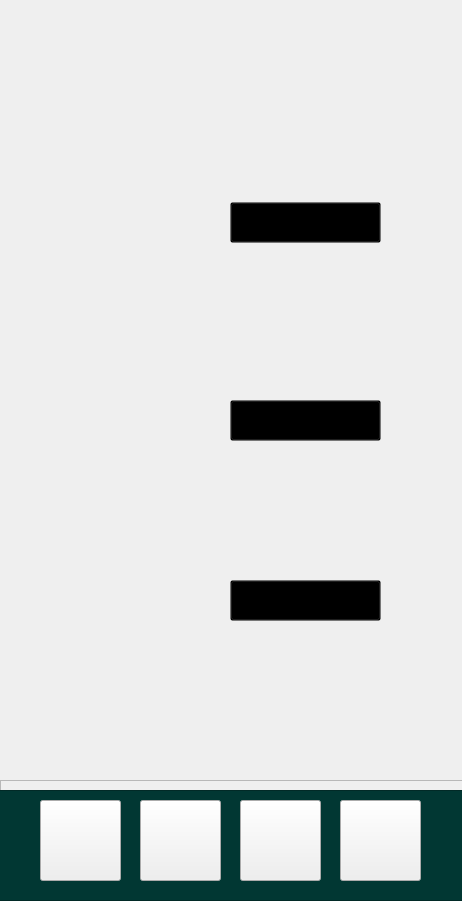
<?xml version="1.0" encoding="UTF-8"?>
<ui version="4.0">
 <class>Form</class>
 <widget class="QWidget" name="Form">
  <property name="geometry">
   <rect>
    <x>0</x>
    <y>0</y>
    <width>462</width>
    <height>901</height>
   </rect>
  </property>
  <property name="minimumSize">
   <size>
    <width>462</width>
    <height>901</height>
   </size>
  </property>
  <property name="maximumSize">
   <size>
    <width>462</width>
    <height>901</height>
   </size>
  </property>
  <property name="windowTitle">
   <string>Form</string>
  </property>
  <widget class="QLabel" name="label">
   <property name="geometry">
    <rect>
     <x>0</x>
     <y>0</y>
     <width>462</width>
     <height>901</height>
    </rect>
   </property>
   <property name="minimumSize">
    <size>
     <width>462</width>
     <height>901</height>
    </size>
   </property>
   <property name="maximumSize">
    <size>
     <width>462</width>
     <height>901</height>
    </size>
   </property>
   <property name="styleSheet">
    <string notr="true">#copy{
background:transparent;
}</string>
   </property>
   <property name="text">
    <string/>
   </property>
   <property name="pixmap">
    <pixmap>fotos/config-fundo.png</pixmap>
   </property>
  </widget>
  <widget class="QFrame" name="a">
   <property name="geometry">
    <rect>
     <x>0</x>
     <y>780</y>
     <width>471</width>
     <height>121</height>
    </rect>
   </property>
   <property name="minimumSize">
    <size>
     <width>81</width>
     <height>81</height>
    </size>
   </property>
   <property name="styleSheet">
    <string notr="true">#barra{
background-color: rgb(1, 55, 51);
}</string>
   </property>
   <property name="frameShape">
    <enum>QFrame::StyledPanel</enum>
   </property>
   <property name="frameShadow">
    <enum>QFrame::Raised</enum>
   </property>
   <widget class="QPushButton" name="config">
    <property name="geometry">
     <rect>
      <x>240</x>
      <y>20</y>
      <width>81</width>
      <height>81</height>
     </rect>
    </property>
    <property name="minimumSize">
     <size>
      <width>81</width>
      <height>81</height>
     </size>
    </property>
    <property name="styleSheet">
     <string notr="true">#menu{
border:none;
}</string>
    </property>
    <property name="text">
     <string/>
    </property>
    <property name="icon">
     <iconset>
      <normaloff>fotos/config.png</normaloff>fotos/config.png</iconset>
    </property>
    <property name="iconSize">
     <size>
      <width>81</width>
      <height>81</height>
     </size>
    </property>
   </widget>
   <widget class="QPushButton" name="menu_4">
    <property name="geometry">
     <rect>
      <x>40</x>
      <y>20</y>
      <width>81</width>
      <height>81</height>
     </rect>
    </property>
    <property name="minimumSize">
     <size>
      <width>81</width>
      <height>81</height>
     </size>
    </property>
    <property name="styleSheet">
     <string notr="true">#menu{
border:none;
}</string>
    </property>
    <property name="text">
     <string/>
    </property>
    <property name="icon">
     <iconset>
      <normaloff>fotos/menu.png</normaloff>fotos/menu.png</iconset>
    </property>
    <property name="iconSize">
     <size>
      <width>81</width>
      <height>81</height>
     </size>
    </property>
   </widget>
   <widget class="QPushButton" name="perfil">
    <property name="geometry">
     <rect>
      <x>340</x>
      <y>20</y>
      <width>81</width>
      <height>81</height>
     </rect>
    </property>
    <property name="minimumSize">
     <size>
      <width>81</width>
      <height>81</height>
     </size>
    </property>
    <property name="styleSheet">
     <string notr="true">#menu{
border:none;
}</string>
    </property>
    <property name="text">
     <string/>
    </property>
    <property name="icon">
     <iconset>
      <normaloff>fotos/perfil.png</normaloff>fotos/perfil.png</iconset>
    </property>
    <property name="iconSize">
     <size>
      <width>81</width>
      <height>81</height>
     </size>
    </property>
   </widget>
   <widget class="QPushButton" name="treino">
    <property name="geometry">
     <rect>
      <x>140</x>
      <y>20</y>
      <width>81</width>
      <height>81</height>
     </rect>
    </property>
    <property name="minimumSize">
     <size>
      <width>81</width>
      <height>81</height>
     </size>
    </property>
    <property name="styleSheet">
     <string notr="true">#menu{
border:none;
}</string>
    </property>
    <property name="text">
     <string/>
    </property>
    <property name="icon">
     <iconset>
      <normaloff>fotos/treino.png</normaloff>fotos/treino.png</iconset>
    </property>
    <property name="iconSize">
     <size>
      <width>81</width>
      <height>81</height>
     </size>
    </property>
   </widget>
   <widget class="QFrame" name="barra">
    <property name="geometry">
     <rect>
      <x>-10</x>
      <y>10</y>
      <width>481</width>
      <height>111</height>
     </rect>
    </property>
    <property name="minimumSize">
     <size>
      <width>81</width>
      <height>81</height>
     </size>
    </property>
    <property name="styleSheet">
     <string notr="true">#barra{
background-color: rgb(1, 55, 51);
}</string>
    </property>
    <property name="frameShape">
     <enum>QFrame::StyledPanel</enum>
    </property>
    <property name="frameShadow">
     <enum>QFrame::Raised</enum>
    </property>
   </widget>
   <zorder>barra</zorder>
   <zorder>config</zorder>
   <zorder>menu_4</zorder>
   <zorder>perfil</zorder>
   <zorder>treino</zorder>
  </widget>
  <widget class="QLabel" name="label_2">
   <property name="geometry">
    <rect>
     <x>-10</x>
     <y>60</y>
     <width>481</width>
     <height>261</height>
    </rect>
   </property>
   <property name="text">
    <string/>
   </property>
   <property name="pixmap">
    <pixmap>../../../Downloads/foto-fundo-config.png</pixmap>
   </property>
   <property name="scaledContents">
    <bool>true</bool>
   </property>
  </widget>
  <widget class="QPushButton" name="copy">
   <property name="geometry">
    <rect>
     <x>230</x>
     <y>202</y>
     <width>151</width>
     <height>41</height>
    </rect>
   </property>
   <property name="styleSheet">
    <string notr="true">#copy{
background-color:transparent;
}</string>
   </property>
   <property name="text">
    <string/>
   </property>
  </widget>
  <widget class="QPushButton" name="sobrenos">
   <property name="geometry">
    <rect>
     <x>230</x>
     <y>400</y>
     <width>151</width>
     <height>41</height>
    </rect>
   </property>
   <property name="styleSheet">
    <string notr="true">#sobrenos{
background-color:transparent;
}</string>
   </property>
   <property name="text">
    <string/>
   </property>
  </widget>
  <widget class="QPushButton" name="sair">
   <property name="geometry">
    <rect>
     <x>230</x>
     <y>580</y>
     <width>151</width>
     <height>41</height>
    </rect>
   </property>
   <property name="styleSheet">
    <string notr="true">#sair{
background-color:transparent;
}</string>
   </property>
   <property name="text">
    <string/>
   </property>
  </widget>
  <zorder>label_2</zorder>
  <zorder>label</zorder>
  <zorder>a</zorder>
  <zorder>copy</zorder>
  <zorder>sobrenos</zorder>
  <zorder>sair</zorder>
 </widget>
 <resources/>
 <connections/>
</ui>
